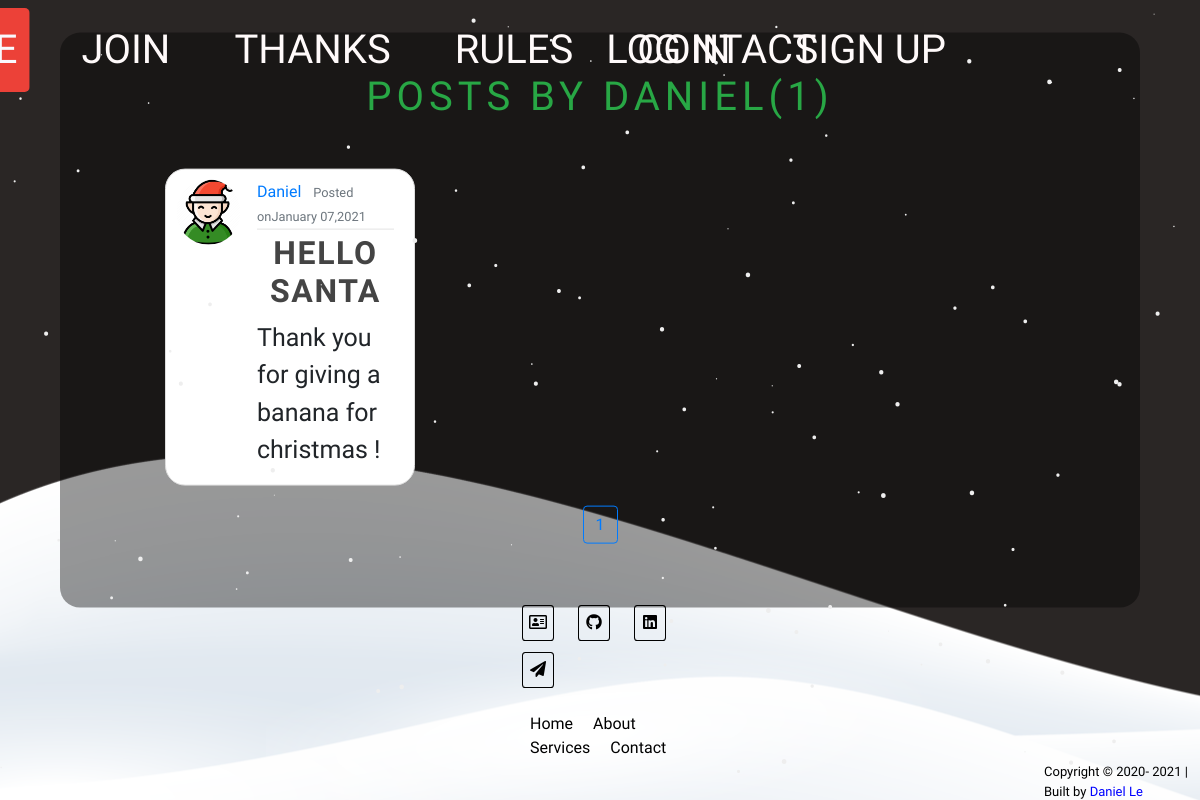
The page /user/Daniel on the database as committed earlier.
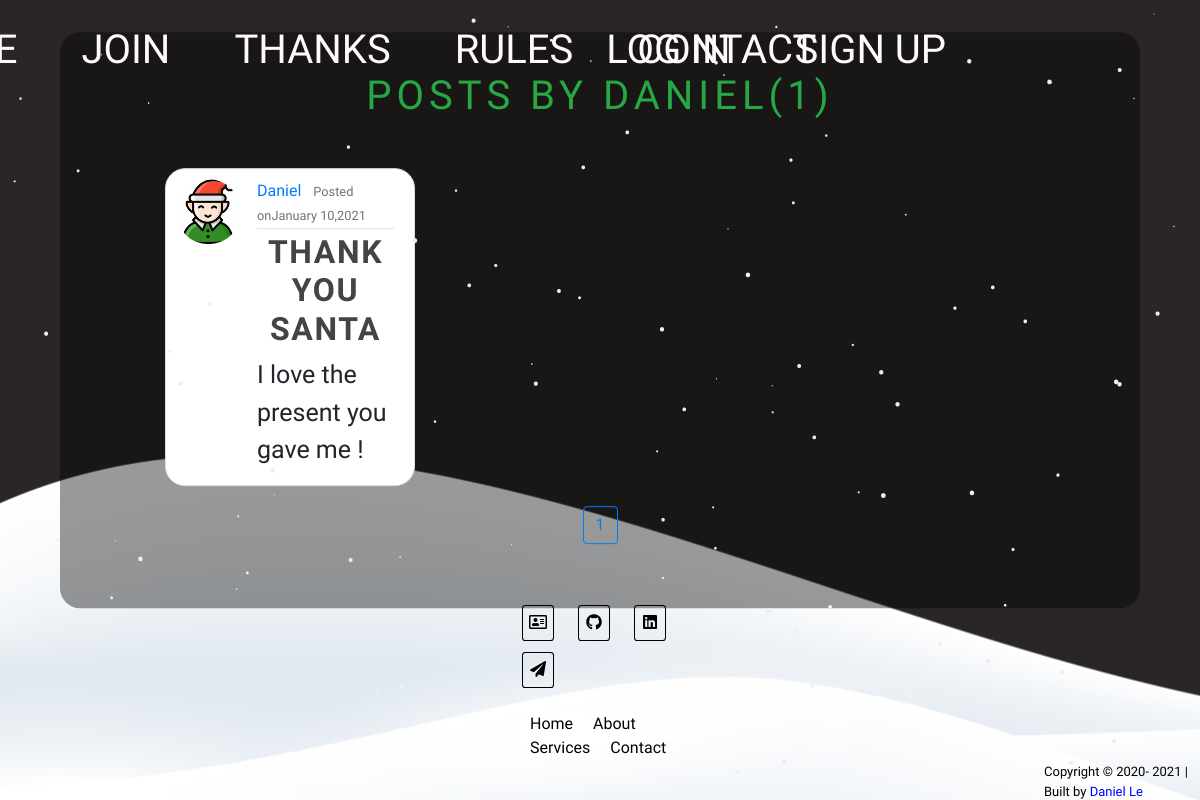
The same page on the database as committed later.
### SecretSanta/models.py (models this page shows, shortened)
class User(db.Model, UserMixin):
    id = db.Column(db.Integer, primary_key=True)
    username = db.Column(db.String(12), unique=True, nullable=False)
    email = db.Column(db.String(30), unique=True, nullable=False)
    image_file = db.Column(db.String(20),
                           nullable=False,
                           default='default.png')
    password = db.Column(db.String(60), nullable=False)
    wish = db.Column(db.String(60), nullable=False)
    isJoined = db.Column(db.Boolean(), default=False)
    isSelected = db.Column(db.Boolean(), default=False)
    posts = db.relationship('Post', backref='author', lazy=True)

class Post(db.Model):
    id = db.Column(db.Integer, primary_key=True)
    title = db.Column(db.String(100), nullable=False)
    date_posted = db.Column(db.DateTime,
                            nullable=False,
                            default=datetime.utcnow)
    content = db.Column(db.Text, nullable=False)
    user_id = db.Column(db.Integer, db.ForeignKey('user.id'), nullable=False)

### SecretSanta/users/routes.py (the view)
@users.route("/user/<string:username>")
def user_posts(username):
    page = request.args.get('page', 1, type=int)
    user = User.query.filter_by(username=username).first_or_404()
    posts = Post.query.filter_by(author=user)\
        .order_by(Post.date_posted.desc())\
        .paginate(page=page,per_page=12)
    return render_template("user_posts.html",
                           title="User Post",
                           posts=posts,
                           user=user)

### SecretSanta/templates/user_posts.html (shortened to what this page needs)
{% extends "base.html" %}{% block body %}<div class="wrapper-post"><h1 class="mb-5 text-success ">Posts by {{user.username}}({{posts.total}})</h1><link rel="stylesheet" href="https://maxcdn.bootstrapcdn.com/bootstrap/4.0.0/css/bootstrap.min.css" /> {% for post in posts.items %} <section class="display-content"> <article class="media content-section"> <img class="rounded-circle article-img" src="{{url_for('static', filename='profile_pics/'+ post.author.image_file)}}" /><div class="media-body"><div class="article-metadata"> <a class="mr-2" href="{{url_for('users.user_posts',username=post.author.username)}}">{{post.author.username}}</a> <small class="text-muted">Posted on{{post.date_posted.strftime('%B %d,%Y')}}</small></div><h2><a class="article-title" href="{{url_for('posts.post',post_id=post.id)}}">{{post.title}}</a></h2><p class="article-content">{{post.content}}</p></div> </article> </section> {% endfor %} {% for page_num in posts.iter_pages(left_edge=1,right_edge=1,left_current=1,right_current=2)%} {% if page_num %} {% if posts.pagse==page_num %}<div class="justify-content-center d-flex flex-row"> <a class="btn btn-primary mb-4" href="{{url_for('posts.thanks',page=page_num)}}">{{page_num}}</a> </class> {%else %}<div class="justify-content-center d-flex flex-row"> <a class="btn btn-outline-primary mb-4" href="{{url_for('posts.thanks',page=page_num)}}">{{page_num}}</a> </class> {% endif %} {% endif %} {%endfor %}</div> {% endblock body%}

### SecretSanta/templates/base.html
<!DOCTYPE html><html><head><link rel="stylesheet" type="text/css" href="{{url_for('static',filename='main.css')}}" /><link rel="icon" type="image/png" href="{{url_for('static',filename='img/santa-claus.png')}}" /><link rel="apple-touch-icon" href="{{url_for('static',filename='img/santa-claus.png')}}" /> <script src="{{url_for('static',filename='snow.js')}}"></script> <link rel="stylesheet" href="https://use.fontawesome.com/releases/v5.8.1/css/all.css" /><meta name="viewport" content="width=device-width, initial-scale=1.0" /> {% if title %}<title>Sneaky Elf's {{title}}</title> {% else %}<title>Sneaky Elf</title> {% endif %}</head><body><div class="padding-bt"> <nav class="nav-bar1"><ul class="item-list"><li><a href="{{url_for('main.home')}}">HOME</a></li><li><a href="{{url_for('users.join')}}">JOIN</a></li><li><a href="{{url_for('posts.thanks')}}">THANKS</a></li><li><a href="{{url_for('main.rules')}}">RULES</a></li><li><a href="{{url_for('main.contact')}}">Contact</a></li></ul> </nav> <nav class="nav-bar2"><ul class="item-list"> {% if current_user.is_authenticated %}<li><a href="{{url_for('posts.new_post')}}">POST</a></li><li><a href="{{url_for('users.profile')}}">PROFILE</a></li><li><a href="{{url_for('users.logout')}}">LOG OUT</a></li>{% else %}<li><a href="{{url_for('users.login')}}">LOG IN</a></li><li><a href="{{url_for('users.register')}}">SIGN UP</a></li> {% endif %}</ul> </nav></div><div class="text-message"> {% with messages=get_flashed_messages() %}{% if messages %}{% for message in messages %}<h2 style="color: yellow; padding-top: 5%">{{message}}</h2> {% endfor %}{% endif %}{% endwith%}</div> <footer class="footer"><div class="footer-container"><ul class="social_footer_ul"><li> <a href="https://daniel-le.com"><i class="far fa-address-card"></i></a></li><li> <a href="https://github.com/daniel-le18"><i class="fab fa-github"></i></a></li><li> <a href="https://www.linkedin.com/in/daniel-le18/"><i class="fab fa-linkedin"></i></a></li><li> <a href="mailto:sonhailenguyen@gmail.com"><i class="fas fa-paper-plane"></i></a></li></ul><ul class="foote_bottom_ul_amrc"><li><a href="{{url_for('main.home')}}">Home</a></li><li><a href="{{url_for('main.about')}}">About</a></li><li><a href="{{url_for('main.services')}}">Services</a></li><li><a href="{{url_for('main.contact')}}">Contact</a></li></ul><p class="text-footer"> Copyright &copy; 2020- <script>document.write(new Date().getFullYear())</script> | Built by <a href="https://daniel-le.com" style="text-decoration: none; color: blue">Daniel Le</a></p></div> </footer> {%block body%}{%endblock body%}</body></html>

### SecretSanta/static/main.css (style rules this page uses)
html, body { background-color: #2a2625 !important; height: 100%; margin: 0; font-family: "Dosis", sans-serif !important; font-weight: 400 !important; position: relative; min-height: 100vh; padding-bottom: 300px; }
.nav-bar1 { z-index: 1; position: absolute; top: 1%; left: 30%; transform: translateX(-50%); display: inline-block; animation: slide-in 1s ease-out; font-size: 40px; }
.nav-bar2 { z-index: 1; position: absolute; top: 1%; right: 0%; transform: translateX(-50%); display: inline-block; animation: slide-in 1s ease-out; font-size: 40px; }
.item-list { position: relative; display: flex; flex: 1 1 auto; margin: 0; padding: 0 30px; list-style-type: none; }
.item-list li:not(:last-child) { margin-right: 40px; }
.item-list li { border: 2px solid transparent; border-radius: 5px; padding: 10px; transition: background 0.2s; }
.item-list li a { color: snow; text-decoration: none; text-transform: uppercase; transition: color 0.2s; }
h1 { text-align: center; font-size: 1em; text-transform: uppercase; letter-spacing: 5px; color: #e8edec; font-size: 90px; color: rgb(240, 162, 2); }
h2 { text-align: center; font-size: 1em; text-transform: uppercase; letter-spacing: 5px; color: #e8edec; font-size: 40px; color: rgb(239, 47, 60); }
.wrapper-post { margin-top: 5%; width: 90%; height: auto; padding: 40px 40px; position: relative; top: 40%; left: 50%; transform: translate(-50%, -50%); border-radius: 20px; background-color: rgba(0, 0, 0, 0.4); }
.content-section { background: #ffffff; padding: 10px 20px 0px 10px; border: 1px solid #dddddd; border-radius: 5px; margin-bottom: 20px; border-radius: 20px; }
.article-title { color: #444444; font-weight: bold; letter-spacing: 0.1rem; }
.article-content { white-space: pre-line; font-size: 25px; }
.article-img { height: 65px; width: 65px; margin-right: 16px; }
.article-metadata { padding-bottom: 1px; margin-bottom: 4px; border-bottom: 1px solid #e3e3e3; }
.display-content { display: inline-block; margin: 0 1.5%; width: 30%; padding-left: 5%; }
.footer { height: auto; width: 100%; padding: 10px 0px 0px 0px; bottom: 0; position: absolute; }
.footer-container { background: url(/static/img/snow.png); padding-top: 20%; }
.footer p { padding-top: 2px; font-size: 13px; color: black; margin-bottom: -1px; list-style-type: none; padding-left: 87%; }
.foote_bottom_ul_amrc { list-style-type: none; display: table; margin-bottom: 10px; margin: 15px 40% 0 40%; list-style-type: none; }
.foote_bottom_ul_amrc li { display: inline-block; align-items: center; }
.foote_bottom_ul_amrc li a { color: black; margin: 0 10px; text-decoration: none; }
.social_footer_ul { margin: 15px 40% 0 40%; list-style-type: none; }
.social_footer_ul li { display: inline-block; padding: 2px; margin-left: auto; margin-right: 10%; }
.social_footer_ul li a { color: black; border: 1px solid black; padding: 5px; border-radius: 10%; overflow: hidden; display: inline-block; }
.social_footer_ul li i { width: 20px; height: 20px; text-align: center; }
.padding-bt { padding-bottom: 5%; }

Rows that differ between the two databases and show on the page:
changed Post "Daniel": date_posted "January 07,2021" → "January 10,2021"; title "HELLO SANTA" → "THANK YOU SANTA"; content "Thank you for giving a banana for christmas !" → "I love the present you gave me !"
